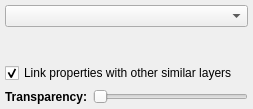
<?xml version="1.0" encoding="UTF-8"?>
<ui version="4.0">
 <class>Form</class>
 <widget class="QWidget" name="Form">
  <property name="geometry">
   <rect>
    <x>0</x>
    <y>0</y>
    <width>253</width>
    <height>109</height>
   </rect>
  </property>
  <property name="windowTitle">
   <string>Form</string>
  </property>
  <layout class="QGridLayout" name="gridLayout">
   <property name="margin">
    <number>5</number>
   </property>
   <item row="3" column="1">
    <widget class="QSlider" name="value_alpha">
     <property name="orientation">
      <enum>Qt::Horizontal</enum>
     </property>
    </widget>
   </item>
   <item row="3" column="0">
    <widget class="QLabel" name="label">
     <property name="font">
      <font>
       <weight>75</weight>
       <bold>true</bold>
      </font>
     </property>
     <property name="text">
      <string>Transparency:</string>
     </property>
    </widget>
   </item>
   <item row="0" column="0" colspan="2">
    <widget class="QComboBox" name="combotext_style">
     <property name="sizeAdjustPolicy">
      <enum>QComboBox::AdjustToMinimumContentsLength</enum>
     </property>
    </widget>
   </item>
   <item row="1" column="0" colspan="2">
    <widget class="QWidget" name="placeholder" native="true"/>
   </item>
   <item row="2" column="0" colspan="2">
    <widget class="QCheckBox" name="bool_link_other">
     <property name="text">
      <string>Link properties with other similar layers</string>
     </property>
     <property name="checked">
      <bool>true</bool>
     </property>
    </widget>
   </item>
  </layout>
 </widget>
 <resources/>
 <connections/>
</ui>
